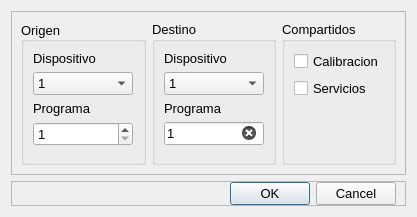
<?xml version="1.0" encoding="UTF-8"?>
<ui version="4.0">
 <class>Dialog</class>
 <widget class="QDialog" name="Dialog">
  <property name="windowModality">
   <enum>Qt::NonModal</enum>
  </property>
  <property name="geometry">
   <rect>
    <x>0</x>
    <y>0</y>
    <width>417</width>
    <height>217</height>
   </rect>
  </property>
  <property name="minimumSize">
   <size>
    <width>417</width>
    <height>217</height>
   </size>
  </property>
  <property name="maximumSize">
   <size>
    <width>417</width>
    <height>217</height>
   </size>
  </property>
  <property name="font">
   <font>
    <pointsize>10</pointsize>
   </font>
  </property>
  <property name="mouseTracking">
   <bool>false</bool>
  </property>
  <property name="windowTitle">
   <string>Copiar Programas</string>
  </property>
  <property name="windowIcon">
   <iconset>
    <normaloff>../../iconos/ic_copiar.svg</normaloff>../../iconos/ic_copiar.svg</iconset>
  </property>
  <property name="whatsThis">
   <string/>
  </property>
  <property name="sizeGripEnabled">
   <bool>false</bool>
  </property>
  <property name="modal">
   <bool>true</bool>
  </property>
  <layout class="QGridLayout" name="gridLayout_3">
   <item row="0" column="0">
    <widget class="QFrame" name="frame">
     <property name="frameShape">
      <enum>QFrame::StyledPanel</enum>
     </property>
     <property name="frameShadow">
      <enum>QFrame::Raised</enum>
     </property>
     <layout class="QGridLayout" name="gridLayout_6">
      <item row="0" column="0">
       <widget class="QGroupBox" name="groupBox">
        <property name="title">
         <string>Origen</string>
        </property>
        <property name="alignment">
         <set>Qt::AlignLeading|Qt::AlignLeft|Qt::AlignVCenter</set>
        </property>
        <layout class="QGridLayout" name="gridLayout">
         <item row="3" column="0">
          <widget class="QSpinBox" name="caja_100">
           <property name="sizePolicy">
            <sizepolicy hsizetype="Expanding" vsizetype="Fixed">
             <horstretch>0</horstretch>
             <verstretch>0</verstretch>
            </sizepolicy>
           </property>
           <property name="minimumSize">
            <size>
             <width>100</width>
             <height>0</height>
            </size>
           </property>
           <property name="maximumSize">
            <size>
             <width>100</width>
             <height>16777215</height>
            </size>
           </property>
           <property name="whatsThis">
            <string>&lt;html&gt;&lt;head/&gt;&lt;body&gt;&lt;p&gt;&lt;span style=&quot; font-size:11pt;&quot;&gt;Programa que se desea copiar.&lt;/span&gt;&lt;/p&gt;&lt;/body&gt;&lt;/html&gt;</string>
           </property>
           <property name="minimum">
            <number>1</number>
           </property>
           <property name="maximum">
            <number>255</number>
           </property>
          </widget>
         </item>
         <item row="2" column="0">
          <widget class="QLabel" name="label_3">
           <property name="text">
            <string>Programa</string>
           </property>
           <property name="buddy">
            <cstring>caja_100</cstring>
           </property>
          </widget>
         </item>
         <item row="0" column="0">
          <widget class="QLabel" name="label">
           <property name="text">
            <string>Dispositivo</string>
           </property>
          </widget>
         </item>
         <item row="1" column="0">
          <widget class="QComboBox" name="combo_100">
           <property name="minimumSize">
            <size>
             <width>100</width>
             <height>0</height>
            </size>
           </property>
           <property name="maximumSize">
            <size>
             <width>100</width>
             <height>16777215</height>
            </size>
           </property>
           <property name="whatsThis">
            <string>&lt;html&gt;&lt;head/&gt;&lt;body&gt;&lt;p&gt;&lt;span style=&quot; font-size:11pt;&quot;&gt;Dispositivo de &lt;/span&gt;&lt;span style=&quot; font-size:11pt; font-weight:600; text-decoration: underline;&quot;&gt;origen&lt;/span&gt;&lt;span style=&quot; font-size:11pt;&quot;&gt;.&lt;/span&gt;&lt;/p&gt;&lt;/body&gt;&lt;/html&gt;</string>
           </property>
           <item>
            <property name="text">
             <string>1</string>
            </property>
           </item>
           <item>
            <property name="text">
             <string>2</string>
            </property>
           </item>
           <item>
            <property name="text">
             <string>3</string>
            </property>
           </item>
           <item>
            <property name="text">
             <string>4</string>
            </property>
           </item>
           <item>
            <property name="text">
             <string>5</string>
            </property>
           </item>
          </widget>
         </item>
         <item row="4" column="0">
          <spacer name="verticalSpacer">
           <property name="orientation">
            <enum>Qt::Vertical</enum>
           </property>
           <property name="sizeHint" stdset="0">
            <size>
             <width>20</width>
             <height>40</height>
            </size>
           </property>
          </spacer>
         </item>
        </layout>
       </widget>
      </item>
      <item row="0" column="1">
       <widget class="QGroupBox" name="groupBox_2">
        <property name="title">
         <string>Destino</string>
        </property>
        <layout class="QGridLayout" name="gridLayout_2">
         <item row="2" column="0">
          <widget class="QLabel" name="label_4">
           <property name="text">
            <string>Programa</string>
           </property>
           <property name="buddy">
            <cstring>t_caja_100</cstring>
           </property>
          </widget>
         </item>
         <item row="1" column="0" colspan="2">
          <widget class="QComboBox" name="combo_101">
           <property name="minimumSize">
            <size>
             <width>100</width>
             <height>0</height>
            </size>
           </property>
           <property name="maximumSize">
            <size>
             <width>100</width>
             <height>16777215</height>
            </size>
           </property>
           <property name="whatsThis">
            <string>&lt;html&gt;&lt;head/&gt;&lt;body&gt;&lt;p&gt;&lt;span style=&quot; font-size:11pt;&quot;&gt;Dispositivo de &lt;/span&gt;&lt;span style=&quot; font-size:11pt; font-weight:600; text-decoration: underline;&quot;&gt;destino&lt;/span&gt;&lt;span style=&quot; font-size:11pt;&quot;&gt;.&lt;/span&gt;&lt;/p&gt;&lt;/body&gt;&lt;/html&gt;</string>
           </property>
           <item>
            <property name="text">
             <string>1</string>
            </property>
           </item>
           <item>
            <property name="text">
             <string>2</string>
            </property>
           </item>
           <item>
            <property name="text">
             <string>3</string>
            </property>
           </item>
           <item>
            <property name="text">
             <string>4</string>
            </property>
           </item>
           <item>
            <property name="text">
             <string>5</string>
            </property>
           </item>
          </widget>
         </item>
         <item row="3" column="0" colspan="2">
          <widget class="QLineEdit" name="t_caja_100">
           <property name="minimumSize">
            <size>
             <width>100</width>
             <height>0</height>
            </size>
           </property>
           <property name="maximumSize">
            <size>
             <width>100</width>
             <height>16777215</height>
            </size>
           </property>
           <property name="whatsThis">
            <string>&lt;html&gt;&lt;head/&gt;&lt;body&gt;&lt;p&gt;&lt;span style=&quot; font-size:11pt;&quot;&gt;Programas que se van a copiar.&lt;/span&gt;&lt;/p&gt;&lt;p&gt;&lt;span style=&quot; font-size:11pt;&quot;&gt;- Se usa la coma ( , ) para &lt;/span&gt;&lt;span style=&quot; font-size:11pt; font-style:italic; text-decoration: underline;&quot;&gt;programas individuales&lt;/span&gt;&lt;span style=&quot; font-size:11pt;&quot;&gt;.&lt;/span&gt;&lt;/p&gt;&lt;p&gt;&lt;span style=&quot; font-size:11pt;&quot;&gt;- Se usa el guion medio ( - ), para un &lt;/span&gt;&lt;span style=&quot; font-size:11pt; font-style:italic; text-decoration: underline;&quot;&gt;vector de programas&lt;/span&gt;&lt;span style=&quot; font-size:11pt;&quot;&gt;.&lt;/span&gt;&lt;/p&gt;&lt;/body&gt;&lt;/html&gt;</string>
           </property>
           <property name="text">
            <string>1</string>
           </property>
           <property name="frame">
            <bool>true</bool>
           </property>
           <property name="clearButtonEnabled">
            <bool>true</bool>
           </property>
          </widget>
         </item>
         <item row="0" column="0" colspan="2">
          <widget class="QLabel" name="label_2">
           <property name="text">
            <string>Dispositivo</string>
           </property>
          </widget>
         </item>
         <item row="4" column="0" colspan="2">
          <spacer name="verticalSpacer_2">
           <property name="orientation">
            <enum>Qt::Vertical</enum>
           </property>
           <property name="sizeHint" stdset="0">
            <size>
             <width>20</width>
             <height>40</height>
            </size>
           </property>
          </spacer>
         </item>
        </layout>
       </widget>
      </item>
      <item row="0" column="2">
       <widget class="QGroupBox" name="groupBox_3">
        <property name="whatsThis">
         <string>&lt;html&gt;&lt;head/&gt;&lt;body&gt;&lt;p&gt;&lt;span style=&quot; font-size:11pt;&quot;&gt;Al tildar la casilla, estos parametros van a ser &lt;/span&gt;&lt;span style=&quot; font-size:11pt; font-style:italic; text-decoration: underline;&quot;&gt;compartidos&lt;/span&gt;&lt;span style=&quot; font-size:11pt;&quot;&gt; por el dispositivo de &lt;/span&gt;&lt;span style=&quot; font-size:11pt; font-style:italic; text-decoration: underline;&quot;&gt;origen&lt;/span&gt;&lt;span style=&quot; font-size:11pt;&quot;&gt; y el de &lt;/span&gt;&lt;span style=&quot; font-size:11pt; font-style:italic; text-decoration: underline;&quot;&gt;destino&lt;/span&gt;&lt;span style=&quot; font-size:11pt;&quot;&gt;.&lt;/span&gt;&lt;/p&gt;&lt;/body&gt;&lt;/html&gt;</string>
        </property>
        <property name="title">
         <string>Compartidos</string>
        </property>
        <layout class="QGridLayout" name="gridLayout_5">
         <item row="2" column="1">
          <spacer name="verticalSpacer_3">
           <property name="orientation">
            <enum>Qt::Vertical</enum>
           </property>
           <property name="sizeHint" stdset="0">
            <size>
             <width>20</width>
             <height>40</height>
            </size>
           </property>
          </spacer>
         </item>
         <item row="1" column="1">
          <widget class="QCheckBox" name="checkBox_2">
           <property name="text">
            <string>Servicios</string>
           </property>
           <property name="checked">
            <bool>false</bool>
           </property>
          </widget>
         </item>
         <item row="0" column="1">
          <widget class="QCheckBox" name="checkBox_1">
           <property name="layoutDirection">
            <enum>Qt::LeftToRight</enum>
           </property>
           <property name="text">
            <string>Calibracion</string>
           </property>
           <property name="checked">
            <bool>false</bool>
           </property>
          </widget>
         </item>
        </layout>
       </widget>
      </item>
     </layout>
    </widget>
   </item>
   <item row="1" column="0">
    <widget class="QFrame" name="frame_2">
     <property name="frameShape">
      <enum>QFrame::StyledPanel</enum>
     </property>
     <property name="frameShadow">
      <enum>QFrame::Raised</enum>
     </property>
     <layout class="QGridLayout" name="gridLayout_4">
      <property name="topMargin">
       <number>0</number>
      </property>
      <property name="bottomMargin">
       <number>0</number>
      </property>
      <item row="0" column="0">
       <widget class="QDialogButtonBox" name="buttonBox">
        <property name="orientation">
         <enum>Qt::Horizontal</enum>
        </property>
        <property name="standardButtons">
         <set>QDialogButtonBox::Cancel|QDialogButtonBox::Ok</set>
        </property>
       </widget>
      </item>
     </layout>
    </widget>
   </item>
  </layout>
 </widget>
 <tabstops>
  <tabstop>caja_100</tabstop>
  <tabstop>t_caja_100</tabstop>
  <tabstop>buttonBox</tabstop>
 </tabstops>
 <resources/>
 <connections>
  <connection>
   <sender>buttonBox</sender>
   <signal>accepted()</signal>
   <receiver>Dialog</receiver>
   <slot>accept()</slot>
   <hints>
    <hint type="sourcelabel">
     <x>257</x>
     <y>227</y>
    </hint>
    <hint type="destinationlabel">
     <x>157</x>
     <y>274</y>
    </hint>
   </hints>
  </connection>
  <connection>
   <sender>buttonBox</sender>
   <signal>rejected()</signal>
   <receiver>Dialog</receiver>
   <slot>reject()</slot>
   <hints>
    <hint type="sourcelabel">
     <x>271</x>
     <y>227</y>
    </hint>
    <hint type="destinationlabel">
     <x>286</x>
     <y>274</y>
    </hint>
   </hints>
  </connection>
 </connections>
</ui>
